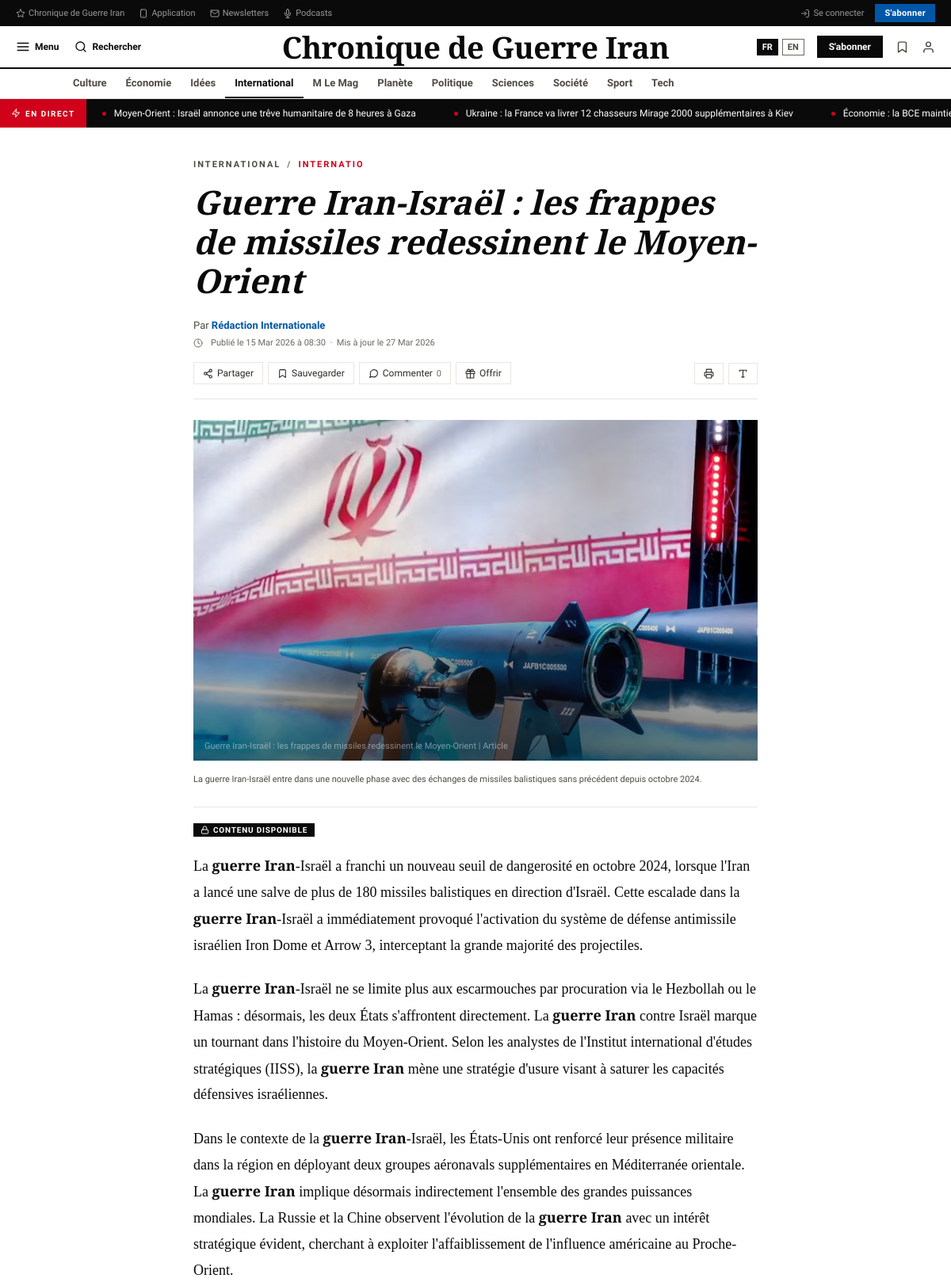
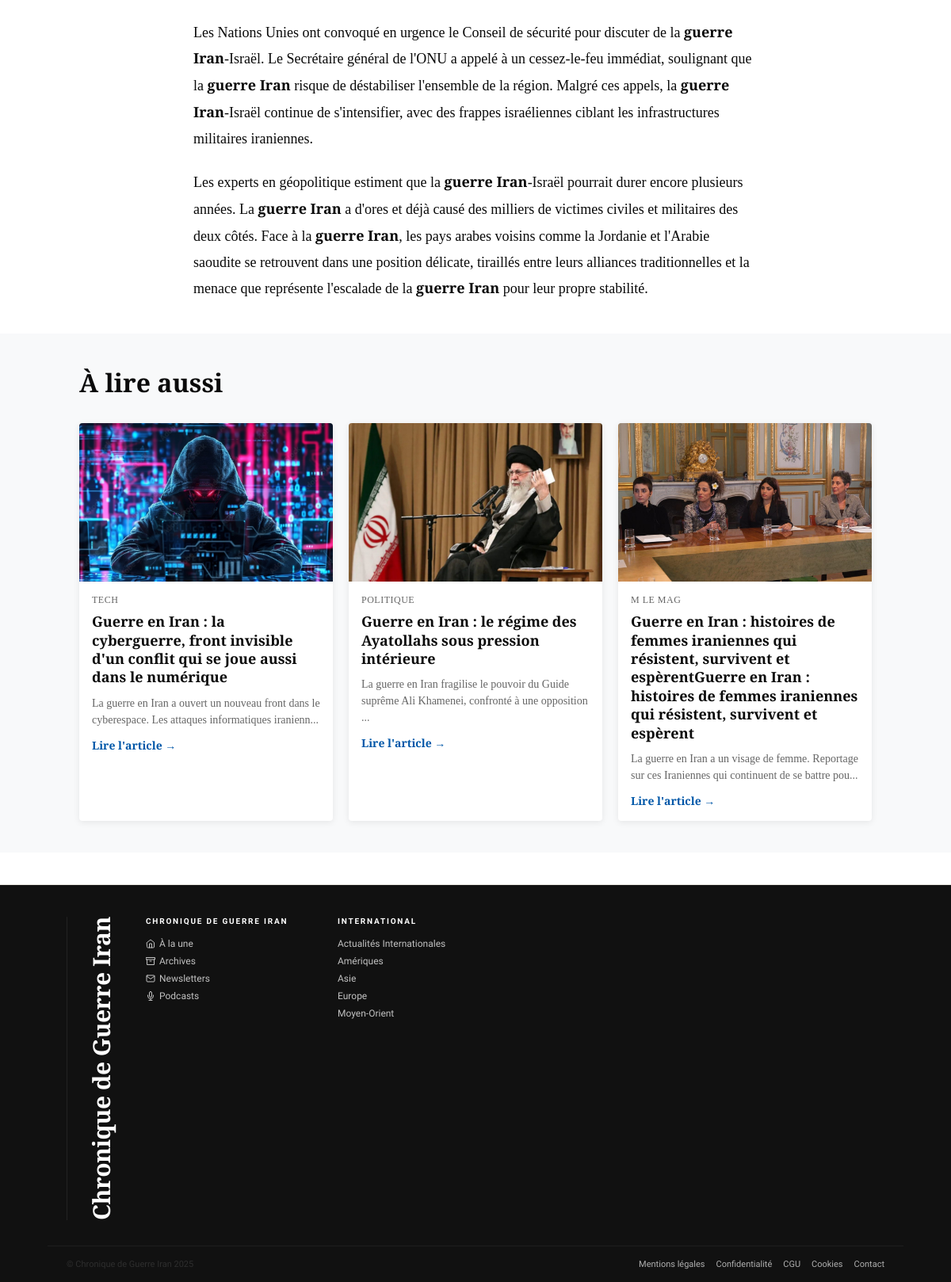
Screenshot of /article.php?id=1 with the database file from the repository (2 pictures, top to bottom).
### tables this page shows
CREATE TABLE IF NOT EXISTS categories (
    id INT AUTO_INCREMENT PRIMARY KEY,
    name VARCHAR(100) NOT NULL UNIQUE,
    slug VARCHAR(100) NOT NULL UNIQUE,
    created_at TIMESTAMP DEFAULT CURRENT_TIMESTAMP,
    updated_at TIMESTAMP DEFAULT CURRENT_TIMESTAMP ON UPDATE CURRENT_TIMESTAMP
);

CREATE TABLE IF NOT EXISTS diffusion (
    id INT AUTO_INCREMENT PRIMARY KEY,
    title VARCHAR(500) NOT NULL,
    status_id INT NOT NULL DEFAULT 1,
    created_at TIMESTAMP DEFAULT CURRENT_TIMESTAMP,
    updated_at TIMESTAMP DEFAULT CURRENT_TIMESTAMP ON UPDATE CURRENT_TIMESTAMP,
    FOREIGN KEY (status_id) REFERENCES statuts(id) ON DELETE RESTRICT,
    INDEX idx_status (status_id),
    INDEX idx_created (created_at)
);

CREATE TABLE IF NOT EXISTS articles (
    id INT AUTO_INCREMENT PRIMARY KEY,
    category_id INT NOT NULL,
    title VARCHAR(255) NOT NULL,
    description VARCHAR(500),
    content LONGTEXT,
    author VARCHAR(150),
    image_url VARCHAR(500),
    is_featured BOOLEAN DEFAULT 0,
    published_at TIMESTAMP DEFAULT CURRENT_TIMESTAMP,
    created_at TIMESTAMP DEFAULT CURRENT_TIMESTAMP,
    updated_at TIMESTAMP DEFAULT CURRENT_TIMESTAMP ON UPDATE CURRENT_TIMESTAMP,
    FOREIGN KEY (category_id) REFERENCES categories(id) ON DELETE CASCADE,
    INDEX idx_category (category_id),
    INDEX idx_published (published_at),
    INDEX idx_featured (is_featured)
);

### model/Category.php (called while the page is built, shortened)
<?php
class Category {
    private $pdo;
    public function __construct($pdo) {
        $this->pdo = $pdo;
    }
    public function getAll() {
        $sql = "SELECT * FROM categories ORDER BY name ASC";
        $stmt = $this->pdo->prepare($sql);
        $stmt->execute();
        return $stmt->fetchAll(PDO::FETCH_ASSOC);
    }
}
?>

### controller/DiffusionController.php (called while the page is built, shortened)
<?php
require_once __DIR__ . '/../model/Diffusion.php';
require_once __DIR__ . '/../model/Article.php';
class DiffusionController {
    private $diffusion;
    public function __construct($pdo) {
        $this->diffusion = new Diffusion($pdo);
    }
    public function getActive() {
        $diffusions = $this->diffusion->getActive(8);
        return ['diffusions' => $diffusions];
    }
}
?>

### model/Diffusion.php (called while the page is built, shortened)
<?php
class Diffusion {
    private $pdo;
    public function __construct($pdo) {
        $this->pdo = $pdo;
    }
    public function getActive($limit = 10) {
        $sql = "SELECT d.*, s.name as status_name FROM diffusion d
                LEFT JOIN statuts s ON d.status_id = s.id
                WHERE d.status_id IN (1, 3)
                ORDER BY d.created_at DESC
                LIMIT :limit";
        $stmt = $this->pdo->prepare($sql);
        $stmt->bindParam(':limit', $limit, PDO::PARAM_INT);
        $stmt->execute();
        return $stmt->fetchAll(PDO::FETCH_ASSOC);
    }
}
?>

### controller/ArticleController.php (called while the page is built, shortened)
<?php
require_once __DIR__ . '/../model/Article.php';
require_once __DIR__ . '/../model/Category.php';
require_once __DIR__ . '/../model/ArticleImage.php';
class ArticleController {
    private $article;
    private $pdo;
    public function __construct($pdo) {
        $this->pdo = $pdo;
        $this->article = new Article($pdo);
    }
    public function view($article_id) {
        $article = $this->article->getById($article_id);
        $imageModel = new ArticleImage($this->pdo);
        $images = $imageModel->getByArticle($article_id);
        $allArticles = $this->article->getAll(100);
        $otherArticles = array_filter($allArticles, function($a) use ($article_id) {
            return $a['id'] != $article_id;
        });
        $otherArticles = array_slice($otherArticles, 0, 3);
        return [
            'article' => $article,
            'images' => $images,
            'otherArticles' => $otherArticles
        ];
    }
}
?>

### model/Article.php (called while the page is built, shortened)
<?php
class Article {
    private $pdo;
    public function __construct($pdo) {
        $this->pdo = $pdo;
    }
    public function getById($article_id) {
        $sql = "SELECT a.*, c.name as category_name FROM articles a
                LEFT JOIN categories c ON a.category_id = c.id
                WHERE a.id = :id";
        $stmt = $this->pdo->prepare($sql);
        $stmt->bindParam(':id', $article_id, PDO::PARAM_INT);
        $stmt->execute();
        return $stmt->fetch(PDO::FETCH_ASSOC);
    }
    public function getAll($limit = 9, $offset = 0) {
        $sql = "SELECT a.*, c.name as category_name FROM articles a
                LEFT JOIN categories c ON a.category_id = c.id
                ORDER BY a.published_at DESC
                LIMIT :offset, :limit";
        $stmt = $this->pdo->prepare($sql);
        $stmt->bindParam(':offset', $offset, PDO::PARAM_INT);
        $stmt->bindParam(':limit', $limit, PDO::PARAM_INT);
        $stmt->execute();
        return $stmt->fetchAll(PDO::FETCH_ASSOC);
    }
}
?>

### model/ArticleImage.php (called while the page is built, shortened)
<?php
class ArticleImage {
    private $pdo;
    public function __construct($pdo) {
        $this->pdo = $pdo;
    }
    public function getByArticle($article_id) {
        $sql = "SELECT * FROM article_images
                WHERE article_id = :article_id
                ORDER BY position ASC";
        $stmt = $this->pdo->prepare($sql);
        $stmt->bindParam(':article_id', $article_id, PDO::PARAM_INT);
        $stmt->execute();
        return $stmt->fetchAll(PDO::FETCH_ASSOC);
    }
}
?>

### article.php (the view, shortened to what this page needs)
<?php
require_once __DIR__ . '/model/Article.php';
require_once __DIR__ . '/model/Category.php';
require_once __DIR__ . '/controller/ArticleController.php';
require_once __DIR__ . '/controller/DiffusionController.php';
$database = new Database();
$pdo = $database->connect();
$articleController = new ArticleController($pdo);
$categoryModel = new Category($pdo);
$diffusionController = new DiffusionController($pdo);
$article_id = isset($_GET['id']) ? (int)$_GET['id'] : null;
$data = $articleController->view($article_id);
$article = $data['article'];
$images = $data['images'];
$otherArticles = $data['otherArticles'];
$categories = $categoryModel->getAll();
$diffusions = $diffusionController->getActive()['diffusions'];
$heroImage = '';
if (!empty($images)) {
    $heroImage = $images[0]['image_url'];
} elseif (!empty($article['image_url'])) {
    $heroImage = $article['image_url'];
}
$heroCaption = '';
if (!empty($images) && !empty($images[0]['caption'])) {
    $heroCaption = $images[0]['caption'];
} else {
    $heroCaption = $article['description'] ?? '';
}
?>
<!DOCTYPE html>
<html lang="fr">
<head>
    <link rel="stylesheet" href="inc/css/style.css">
</head>
<body>
<div class="util-bar">
  <div class="util-bar__left">
    <a href="#"><svg data-feather="star"></svg>Chronique de Guerre Iran</a>
    <a href="#"><svg data-feather="smartphone"></svg>Application</a>
    <a href="#"><svg data-feather="mail"></svg>Newsletters</a>
    <a href="#"><svg data-feather="mic"></svg>Podcasts</a>
  </div>
  <div class="util-bar__right">
    <a href="#"><svg data-feather="log-in"></svg>Se connecter</a>
    <button class="btn-sub-util">S'abonner</button>
  </div>
</div>
<nav class="main-nav">
  <div class="nav-left">
    <button class="nav-btn">
      <svg data-feather="menu"></svg>
      Menu
    </button>
    <button class="nav-btn search">
      <svg data-feather="search"></svg>
      Rechercher
    </button>
  </div>
  <div class="nav-logo"><a href="index.php">Chronique de Guerre Iran</a></div>
  <div class="nav-right">
    <div class="nav-lang">
      <a href="#" class="active">FR</a>
      <a href="#">EN</a>
    </div>
    <button class="btn-sub-nav">S'abonner</button>
    <span class="nav-icon"><svg data-feather="bookmark"></svg></span>
    <span class="nav-icon"><svg data-feather="user"></svg></span>
  </div>
</nav>
<nav class="rubrique-nav">
  <ul>
    <?php foreach ($categories as $cat): ?>
      <li class="<?php echo $cat['slug'] === 'international' ? 'active' : ''; ?>">
        <a href="category.php?slug=<?php echo urlencode($cat['slug']); ?>">
          <?php echo htmlspecialchars($cat['name']); ?>
        </a>
      </li>
    <?php endforeach; ?>
  </ul>
</nav>
<div class="ticker">
  <div class="ticker-label">
    <svg data-feather="zap"></svg>
    En direct
  </div>
  <div class="ticker-scroll">
    <div class="ticker-track">
      <?php if (!empty($diffusions)): ?>
        <?php foreach ($diffusions as $diffusion): ?>
          <span class="item"><?php echo htmlspecialchars($diffusion['title']); ?></span>
        <?php endforeach; ?>
      <?php else: ?>
        <span class="item">Aucune actualité en direct</span>
      <?php endif; ?>
    </div>
  </div>
</div>
<div class="article-wrap">
  <div class="kicker">
    <span><?php echo htmlspecialchars($article['category_name'] ?? 'Actualités'); ?></span>
    <span class="bullet">/</span>
    <span class="hot"><?php echo htmlspecialchars(substr($article['category_name'], 0, 10)); ?></span>
  </div>
  <h1 class="article-title"><?php echo htmlspecialchars($article['title']); ?></h1>
  <div class="byline">Par <a href="#"><?php echo htmlspecialchars($article['author'] ?? 'Rédaction'); ?></a></div>
  <div class="article-meta">
    <svg data-feather="clock"></svg>
    Publié le <?php echo date('d M Y', strtotime($article['published_at'])); ?> à <?php echo date('H:i', strtotime($article['published_at'])); ?> &nbsp;·&nbsp; Mis à jour le <?php echo date('d M Y', strtotime($article['updated_at'])); ?>
  </div>
  <div class="article-actions">
    <button class="act-btn"><svg data-feather="share-2"></svg> Partager</button>
    <button class="act-btn"><svg data-feather="bookmark"></svg> Sauvegarder</button>
    <button class="act-btn"><svg data-feather="message-circle"></svg> Commenter <span class="count">0</span></button>
    <button class="act-btn"><svg data-feather="gift"></svg> Offrir</button>
    <button class="act-btn"><svg data-feather="printer"></svg></button>
    <button class="act-btn"><svg data-feather="type"></svg></button>
  </div>
  <div class="hero" style="background-image: url('<?php echo htmlspecialchars($heroImage); ?>'); background-size: cover; background-position: center;">
    <div class="hero-caption-text"><?php echo htmlspecialchars($article['title']); ?> | Article</div>
  </div>
  <div class="caption">
    <?php echo htmlspecialchars($heroCaption); ?>
  </div>
  <div class="sub-tag"><svg data-feather="lock"></svg> Contenu disponible</div>
  <div class="body">
    <?php echo $article['content']; ?>
  </div>
</div>
<?php if (!empty($otherArticles)): ?>
<section style="background: #f8f9fa; padding: 40px 20px; margin-top: 40px;">
  <div style="max-width: 1000px; margin: 0 auto;">
    <h2 style="font-family: 'Playfair Display', serif; font-size: 32px; margin-bottom: 30px; font-weight: 700;">À lire aussi</h2>
    <div style="display: grid; grid-template-columns: repeat(auto-fit, minmax(300px, 1fr)); gap: 20px;">
      <?php foreach ($otherArticles as $suggested): ?>
      <div style="background: white; border-radius: 4px; overflow: hidden; box-shadow: 0 2px 8px rgba(0,0,0,0.08);">
        <div style="overflow: hidden; height: 200px; background: #e0e0e0;">
          <img src="<?php echo htmlspecialchars($suggested['image_url'] ?? ''); ?>" alt="<?php echo htmlspecialchars($suggested['title']); ?>" style="width: 100%; height: 100%; object-fit: cover;">
        </div>
        <div style="padding: 16px;">
          <div style="font-size: 12px; color: #666; text-transform: uppercase; letter-spacing: 0.5px; margin-bottom: 8px;">
            <?php echo htmlspecialchars($suggested['category_name'] ?? 'Actualités'); ?>
          </div>
          <h3 style="font-family: 'Playfair Display', serif; font-size: 18px; margin-bottom: 10px; line-height: 1.3;">
            <?php echo htmlspecialchars($suggested['title']); ?>
          </h3>
          <p style="font-size: 14px; color: #666; line-height: 1.5; margin-bottom: 12px;">
            <?php echo htmlspecialchars(substr($suggested['description'] ?? '', 0, 100)) . '...'; ?>
          </p>
          <a href="article.php?id=<?php echo $suggested['id']; ?>" style="color: #0057a8; text-decoration: none; font-weight: 600; font-size: 14px;">
            Lire l'article →
          </a>
        </div>
      </div>
      <?php endforeach; ?>
    </div>
  </div>
</section>
<?php endif; ?>
<footer>
  <div class="footer-main">
    <div class="footer-logo">Chronique de Guerre Iran</div>
    <div class="fcol">
      <h4>Chronique de Guerre Iran</h4>
      <a href="index.php"><svg data-feather="home"></svg>À la une</a>
      <a href="#"><svg data-feather="archive"></svg>Archives</a>
      <a href="#"><svg data-feather="mail"></svg>Newsletters</a>
      <a href="#"><svg data-feather="mic"></svg>Podcasts</a>
    </div>
    <div class="fcol">
      <h4>International</h4>
      <a href="category.php?slug=international">Actualités Internationales</a>
      <a href="#">Amériques</a>
      <a href="#">Asie</a>
      <a href="#">Europe</a>
      <a href="#">Moyen-Orient</a>
    </div>
  </div>
  <div class="footer-bottom">
    <span style="color:#2e2e2e;">© Chronique de Guerre Iran 2025</span>
    <div class="footer-bottom-links">
      <a href="#">Mentions légales</a>
      <a href="#">Confidentialité</a>
      <a href="#">CGU</a>
      <a href="#">Cookies</a>
      <a href="#">Contact</a>
    </div>
  </div>
</footer>
</body>
</html>

### rows the page displays
categories: name "Culture"
categories: name "Économie"
categories: name "Idées"
categories: name "International", name "INTERNATIONAL", name "INTERNATIO"
categories: name "M Le Mag"
categories: name "Planète"
categories: name "Politique"
categories: name "Sciences"
categories: name "Société"
categories: name "Sport"
categories: name "Tech"
diffusion: title "Moyen-Orient : Israël annonce une trêve humanitaire de 8 heures à Gaza"
diffusion: title "Ukraine : la France va livrer 12 chasseurs Mirage 2000 supplémentaires à Kiev"
diffusion: title "Économie : la BCE…"
articles: title "Guerre Iran-Israël : les frappes de missiles redessinent le Moyen-Orient", author "Rédaction Internationale", published_at "15 Mar 2026", published_at "08:30", updated_at "27 Mar 2026", image_url (picture), description "La guerre Iran-Israël entre dans une nouvelle phase avec des échanges de missiles balistiques sans précédent depuis octobre 2024.", content "La guerre Iran -Israël a franchi un nouveau seuil de dangerosité en octobre 2024, lorsque l'Iran a lancé une salve de plus de 180 missiles balistiques en direction d'Israël. Cette escalade dans la guerre Iran -Israël a immédiatement provoqué l'activation du système de défense antimissile israélien Iron Dome et Arrow 3, interceptant la grande majorité des projectiles. La guerre Iran -Israël ne se limite plus aux escarmouches par procuration via le Hezbollah ou le Hamas : désormais, les deux États s'affrontent directement. La guerre Iran contre Israël marque un tournant dans l'histoire du Moyen-Orient. Selon les analystes de l'Institut international d'études stratégiques (IISS), la guerre…"
articles: image_url (picture), category.name "TECH", title "Guerre en Iran : la cyberguerre, front invisible d'un conflit qui se joue aussi dans le numérique", description "La guerre en Iran a ouvert un nouveau front dans le cyberespace. Les attaques informatiques iranienn"
articles: image_url (picture), category.name "POLITIQUE", title "Guerre en Iran : le régime des Ayatollahs sous pression intérieure", description "La guerre en Iran fragilise le pouvoir du Guide suprême Ali Khamenei, confronté à une opposition"
articles: image_url (picture), category.name "M LE MAG", title "Guerre en Iran : histoires de femmes iraniennes qui résistent, survivent et espèrentGuerre en Iran : histoires de femmes iraniennes qui résistent, survivent et espèrent", description "La guerre en Iran a un visage de femme. Reportage sur ces Iraniennes qui continuent de se battre pou"
